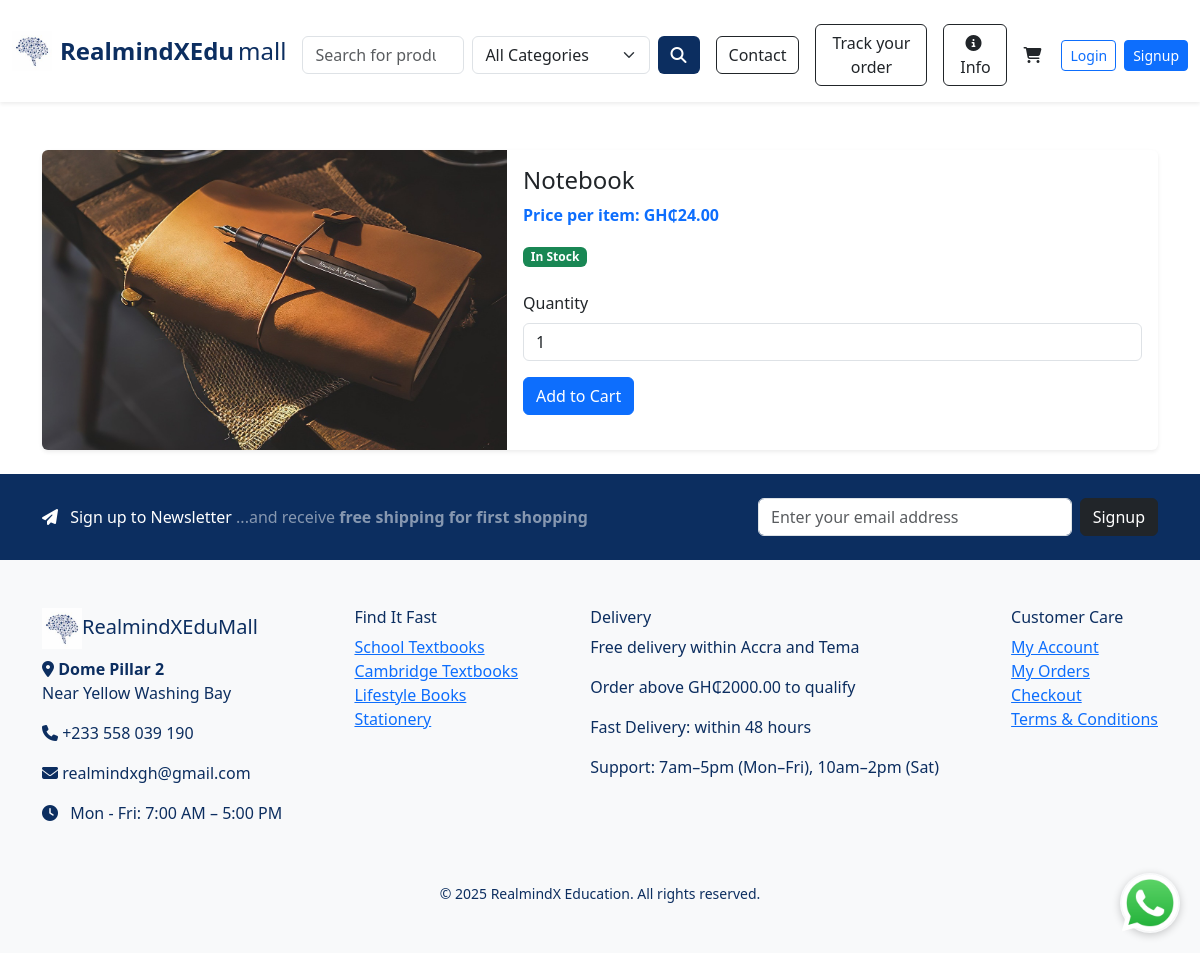
Page /add/3 on the committed database.
### e_commerce/models/products.py (models this page shows, shortened)
class Product(db.Model):
    __tablename__ = 'product'  # Optional, but makes FK references safer
    id = db.Column(db.Integer, primary_key=True)
    name = db.Column(db.String(120), nullable=False)
    description = db.Column(db.Text, nullable=False)
    price = db.Column(db.Float, nullable=False)
    image_filename = db.Column(db.String(120))
    in_stock = db.Column(db.Boolean, default=True)
    date_created = db.Column(db.DateTime, default=datetime.utcnow)
    author = db.Column(db.String(120), nullable=True)
    brand = db.Column(db.String(120), nullable=True)
    grade = db.Column(db.String(50), nullable=True)
    level = db.Column(db.String(50), nullable=True)
    subject = db.Column(db.String(100), nullable=True)
    ratings = db.relationship('ProductRating', back_populates='product', lazy=True)
    category_id = db.Column(db.Integer, db.ForeignKey('category.id'))
    category = db.relationship('Category', back_populates='products')
    order_items = db.relationship('OrderItem', backref='product', lazy=True)

### e_commerce/routes/cart_routes.py (the view, shortened to what this page needs)
@cart_bp.route('/add/<int:product_id>', methods=['GET', 'POST'])
def add_quantity(product_id):
    product = Product.query.get_or_404(product_id)
    return render_template('cart/add_quantity.html', product=product)

### e_commerce/templates/cart/add_quantity.html (shortened to what this page needs)
{% extends "index.html" %}
{% block content %}
<div class="container mt-5">
  <div class="card shadow-sm border-0">
    <div class="row g-0">
      <div class="col-md-5">
        <div class="position-relative" style="height: 100%; max-height: 300px; overflow: hidden;">
          <img
              src="{{ url_for('static', filename='uploads/' ~ product.image_filename) }}"
              alt="{{ product.name }}"
              class="img-fluid rounded-start w-100 h-100"
              style="object-fit: cover;"
          >
        </div>
      </div>
      <div class="col-md-7">
        <div class="card-body">
          <h4 class="card-title">{{ product.name }}</h4>
          <p class="card-text text-primary fw-bold">Price per item: GH₵{{ '%.2f'|format(product.price) }}</p>
          {% if product.in_stock %}
            <span class="badge bg-success mb-2">In Stock</span>
          {% else %}
            <span class="badge bg-danger mb-2">Out of Stock</span>
          {% endif %}
          <form method="POST" class="mt-3">
            <div class="mb-3">
              <label for="quantity" class="form-label">Quantity</label>
              <input type="number" name="quantity" id="quantity" class="form-control" min="1" value="1" required>
            </div>
            <button type="submit" class="btn btn-primary">Add to Cart</button>
          </form>
        </div>
      </div>
    </div>
  </div>
</div><br>
{% endblock %}

### rows in the picture
Product: image_filename (picture), name "Notebook", price "24.00"
